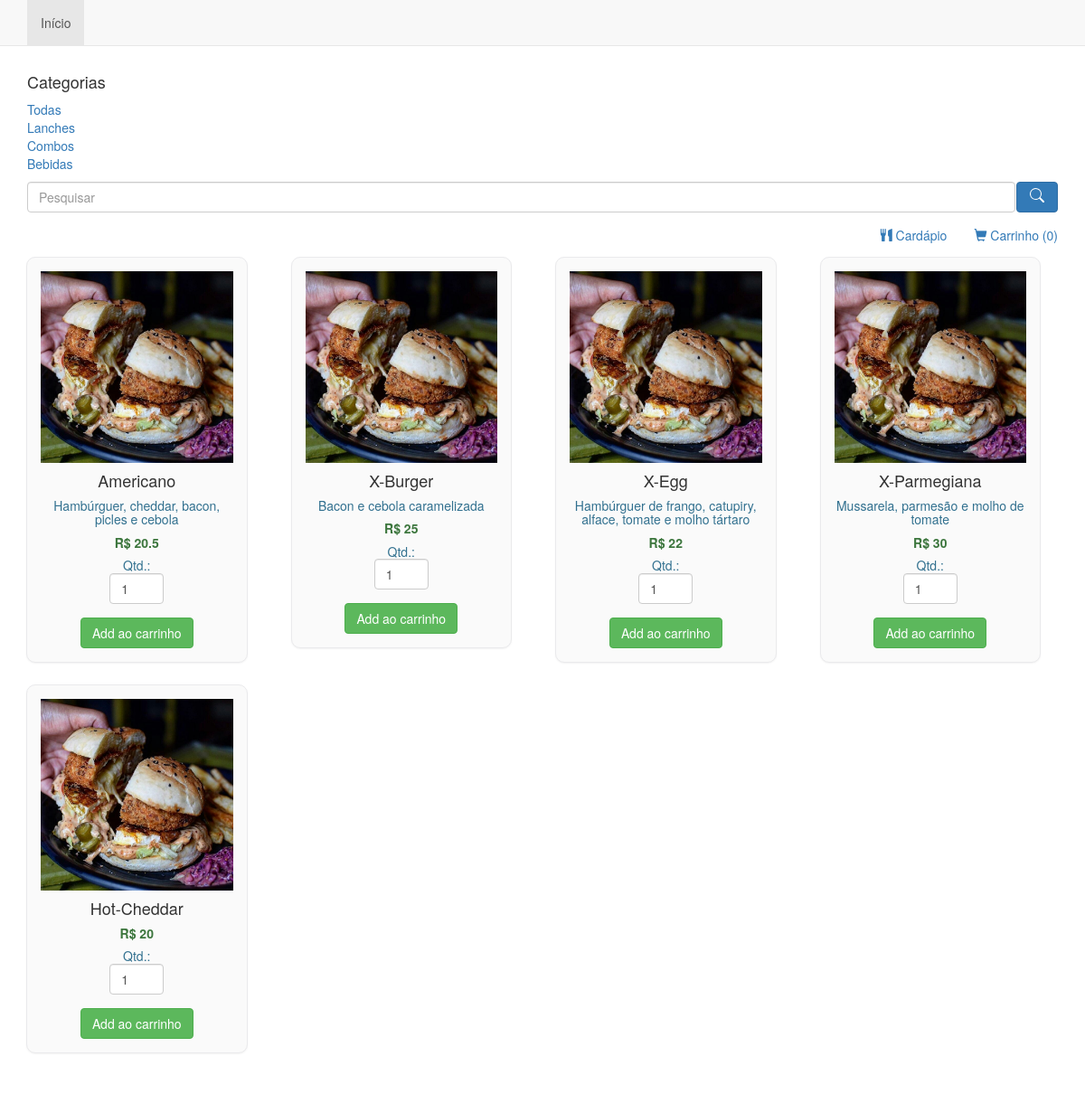
The app's page /index.php?categoria=3 with its own data.
### tables this page shows
CREATE TABLE `categorias` (
  `id` int(11) NOT NULL,
  `nome` varchar(100) NOT NULL,
  `imagem` varchar(100) NOT NULL,
  `status` tinyint(1) NOT NULL
);

CREATE TABLE `produtos` (
  `id` int(11) NOT NULL,
  `name` text NOT NULL,
  `id_categoria` int(11) NOT NULL,
  `price` double NOT NULL,
  `description` text NOT NULL,
  `images` text NOT NULL,
  `status` tinyint(1) NOT NULL
);

### class/Categoria.php (called while the page is built)
<?php
class Categoria {
	private $categoriasTable = 'categorias';
	private $con;
	public function __construct($db){
        $this->con = $db;
    }
	public function categoriasList(){
		$stmt = $this->con->prepare("SELECT id, nome, imagem, status FROM ".$this->categoriasTable. " where status=1 order by id desc");
		$stmt->execute();
		$result = $stmt->get_result();
		return $result;
	}
}
?>

### class/Produto.php (called while the page is built, shortened)
<?php
class Produto {
	private $produtosTable = 'produtos';
	private $con;
	public function __construct($db){
        $this->con = $db;
    }
	public function itemsCategorie($cat){
		$stmt = $this->con->prepare("SELECT id, name, price, description, images, status FROM ".$this->produtosTable. " where status=1 AND id_categoria='$cat'");
		$stmt->execute();
		$result = $stmt->get_result();
		return $result;
	}
}
?>

### index.php (the view, shortened to what this page needs)
<?php
include_once 'config/Database.php';
include_once 'class/Produto.php';
include_once 'class/Categoria.php';
$database = new Database();
$db = $database->getConexao();
$food = new Produto($db);
$categoria = new Categoria($db);
include('inc/header.php');
?>
<link rel="stylesheet" type="text/css" href="css/foods.css">
<?php include('inc/container.php'); ?>
<div class="p-3">
	<h4>Categorias</h4>
	<ol class="list-unstyled">
		<?php
		$result = $categoria->categoriasList(); ?>
		<li><a href='index.php'>Todas</a></li>
		<?php
		while ($item = $result->fetch_assoc()) : ?>
			<li><a href='index.php?categoria=<?php echo $item['id'] ?>'><?php echo $item['nome']; ?></a></li>
		<?php endwhile; ?>
	</ol>
	<div>
		<form class="box-search" method="GET">
			<input type="search" name="q" class="form-control w-25" placeholder="Pesquisar">
			<button type="submit" name="pesquisar" value="Pesquisar" class="btn btn-primary">
			</button>
		</form>
		<div class="content">
			<div class="container-fluid">
				<div class='row'>
					<?php include('top_menu.php'); ?>
				</div>
				<div class='row'>
					<?php
					$count = 0;
					if (isset($_GET['q'])) {
						$result = $food->itemsSearch($_GET['q']);
					} else if (isset($_GET['categoria'])) {
						$result = $food->itemsCategorie($_GET['categoria']);
					} else {
						$result = $food->itemsList();
					}
					while ($item = $result->fetch_assoc()) {
						if ($count == 0) {
							echo "<div class='row'>";
						}
					?>
						<div class="col-md-3">
							<form method="post" action="cart.php?action=add&id=<?php echo $item["id"]; ?>">
								<div class="mypanel" align="center" ;>
									<img src="images/<?php echo $item["images"]; ?>" alt="" class="img-responsive">
									<h4 class="text-dark"><?php echo $item["name"]; ?></h4>
									<h5 class="text-info"><?php echo $item["description"]; ?></h5>
									<h5 class="text-success"><strong>R$ <?php echo $item["price"]; ?></strong></h5>
									<h5 class="text-info">Qtd.: <input type="number" min="1" max="25" name="quantity" class="form-control" value="1" style="width: 60px;"> </h5>
									<input type="submit" name="add" style="margin-top:5px;" class="btn btn-success" value="Add ao carrinho">
								</div>
							</form>
						</div>
					<?php
						$count++;
						if ($count == 4) {
							echo "</div>";
							$count = 0;
						}
					}
					?>
				</div>
			</div>
			<?php include('inc/footer.php'); ?>

### css/foods.css (style rules this page uses)
.mypanel { border: 1px solid #eaeaec; margin: -1px 19px 25px -1px; box-shadow: 0 1px 2px rgba(0,0,0,0.05); background-color: #FAFAFA; padding: 15px; border-radius: 10px; }
.box-search { display: flex; gap: .1%; justify-content: center; }

### records on screen
categorias: nome "Lanches"
categorias: nome "Combos"
categorias: nome "Bebidas"
produtos: images (picture), name "Americano", description "Hambúrguer, cheddar, bacon, picles e cebola", price "20.5"
produtos: images (picture), name "X-Burger", description "Bacon e cebola caramelizada", price "25"
produtos: images (picture), name "X-Egg", description "Hambúrguer de frango, catupiry, alface, tomate e molho tártaro", price "22"
produtos: images (picture), name "X-Parmegiana", description "Mussarela, parmesão e molho de tomate", price "30"
produtos: images (picture), name "Hot-Cheddar", price "20"
